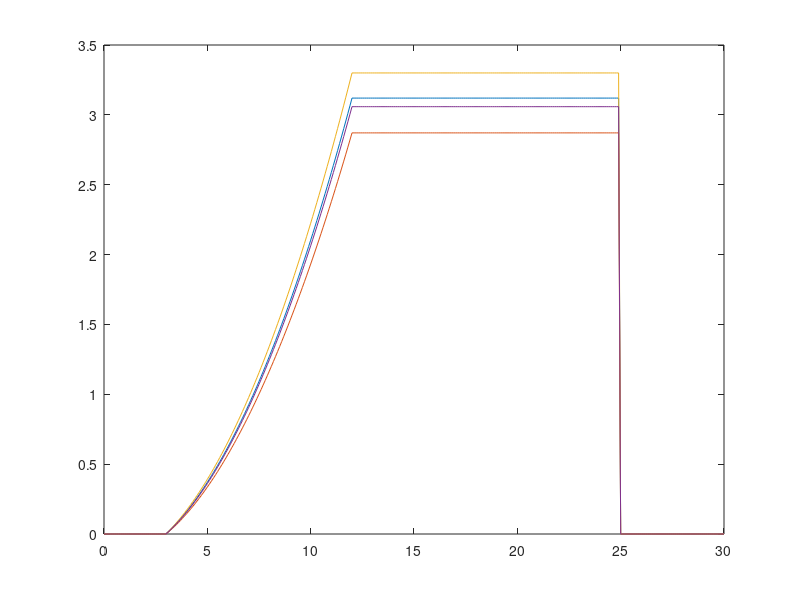

Recreate this plot in MATLAB.
%% Ideal power curve

n = 1;
p = zeros(1, 301);

vcutin = 3;
vrated = 12;
vcutoff = 25;
prated = 3.12;

for v = 0:0.1:30
   if (v >= vcutin && v < vrated)
       p(n) = prated*(v^2 - vcutin^2)/(vrated^2 - vcutin^2);
   elseif (v >= vrated && v < vcutoff)
       p(n) = prated;       
   end
   n = n + 1;
end

v = 0:0.1:30;
plot(v,p)

n = 1;
p2 = zeros(1, 301);

vcutin = 3;
vrated = 12;
vcutoff = 25;
prated = 3.3;

for v = 0:0.1:30
   if (v >= vcutin && v < vrated)
       p2(n) = prated*(v^2 - vcutin^2)/(vrated^2 - vcutin^2);
   elseif (v >= vrated && v < vcutoff)
       p2(n) = prated;       
   end
   n = n + 1;
end

v = 0:0.1:30;
plot(v,p2)


%% Gear-box and converter selection 

generatorPower = [1.65 3.2 4.25 1.65 3.12 3.3 3.3 0.55 0.8 1.1 1.1 1.6 1.6];
generatorSpeed = [17 12 16 150 414 136 365 1500 1500 1000 1500 1000 1500];
generatorCurrent = [1450 2900 3950 1480 2750 3000 2900 510 690 940 940 1440 1410];
gearRatio = generatorSpeed / 12;
bladeTorque = generatorPower ./ (12*2*pi/60);
totalWeight = [50 80 89 15 12.7 28 13.9 2.4 2.9 5.6 3.2 6.8 5.6];

for i = 1:length(generatorPower)
    if (i > 3)
        if (gearRatio(i) > 0 && gearRatio(i) <= 6)
            totalWeight(i) = totalWeight(i) + bladeTorque(i) * 12 * 0.6;
        elseif (gearRatio(i) <= 40)
            totalWeight(i) = totalWeight(i) + bladeTorque(i) * 12 * 0.85;
        else
            totalWeight(i) = totalWeight(i) + bladeTorque(i) * 12;
        end
    end
     
    if (generatorPower(i) <= 1 && generatorCurrent(i) <= 1100)
        totalWeight(i) = totalWeight(i) + 1.7;
    elseif (generatorPower(i) <= 2 && generatorCurrent(i) <= 2150)
        totalWeight(i) = totalWeight(i) + 2.5;
    elseif (generatorPower(i) <= 2.5 && generatorCurrent(i) <= 2650)
        totalWeight(i) = totalWeight(i) + 2.5;
    elseif (generatorPower(i) <= 3 && generatorCurrent(i) <= 3200)
        totalWeight(i) = totalWeight(i) + 4.0;
    elseif (generatorPower(i) <= 4 && generatorCurrent(i) <= 4200)
        totalWeight(i) = totalWeight(i) + 5.0;
    elseif (generatorPower(i) <= 5 && generatorCurrent(i) <= 5200)
        totalWeight(i) = totalWeight(i) + 5.0;
    elseif (generatorPower(i) <= 6 && generatorCurrent(i) <= 6300)
        totalWeight(i) = totalWeight(i) + 8.0;
    elseif (generatorPower(i) <= 7 && generatorCurrent(i) <= 6300)
        totalWeight(i) = totalWeight(i) + 7.5;
    end
end

choice = generatorPower ./ totalWeight;

%% Generators efficency curve

load = [25 50 75 100];
xq = 0 : 0.1 : 100;

% PMG4250-16
loadEfficency1 = [93.5 95.0 95.0 94.6];
vq1 = spline(load, loadEfficency1, xq);

% PMG3120-414
loadEfficency2 = [93.8 96.1 96.6 96.8];
vq2 = spline(load, loadEfficency2, xq);

% PMG1600-1500
loadEfficency3 = [91.8 95.5 96.7 97.3];
vq3 = spline(load, loadEfficency3, xq);

plot(xq, vq1, xq, vq2, xq, vq3)

%% Average power and energy production

load = [3 6 9 12];
xq = 0 : 0.1 : 12;

% PMG3120-414
loadEfficency1 = [93.8 96.1 96.6 96.8];

% PMG3300-365
loadEfficency2 = [96.4 97.4 97.6 97.5];

vq1 = spline(load, loadEfficency1, xq);
vq2 = spline(load, loadEfficency2, xq);

plot(xq, vq1, xq, vq2);

efficency100 = ones(1, 180)*96.8;
efficency1 = [vq1 efficency100]/100;

efficency100 = ones(1, 180)*97.5;
efficency2 = [vq2 efficency100]/100;

pnet = p .* efficency1 * .98 * .97;
pnet2 = p2 .* efficency2 * .98 * .97;
plot(v, p, v, pnet, v, p2, v, pnet2)

weibull = wblpdf(v,8.84,2.2);

averagePower1 = trapz(v, pnet .* weibull);
averagePower2 = trapz(v, pnet2 .* weibull);

choice1 = averagePower1 / 43.0247;
choice2 = averagePower2 / 45.6858;

capacityFactor = averagePower2 / 3.3;

Energy = 8760 * averagePower2; %kWh